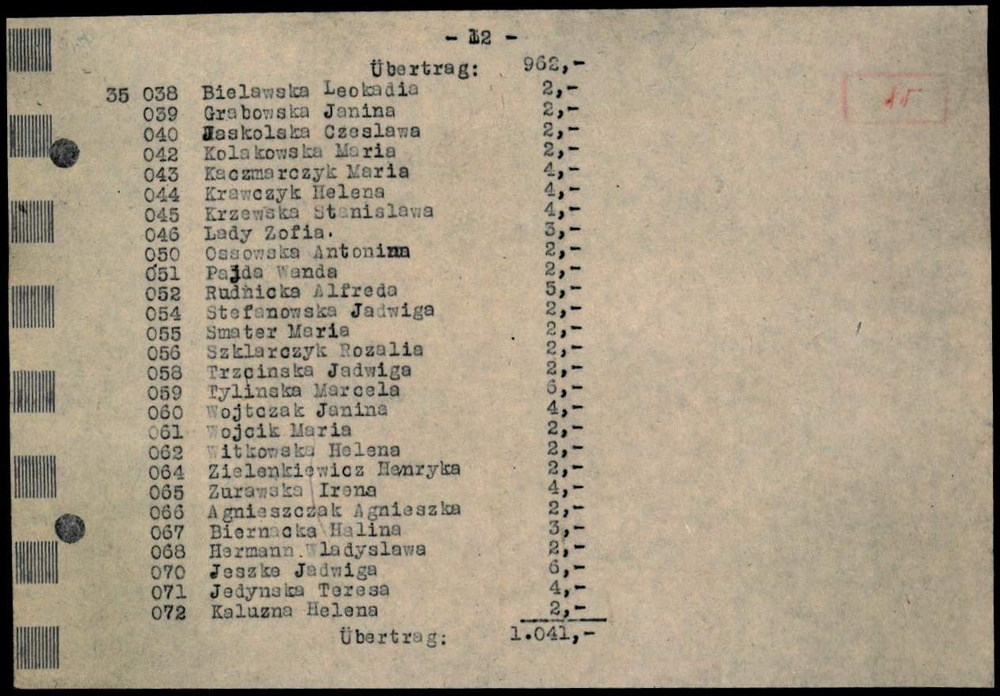
#> input picture api/test_images/0100_5312606_1.jpg, 1000 x 696 px, shrunk from 1264 x 880 before the run
$ python -i find_lines.py   (imports and definitions only)
#> lines starting #> are read from the running program, lines starting #| are printed output that depends on the picture
#> further down, picture is the input picture: shape (696, 1000, 3); mean B, G, R 134.6, 155.8, 168.5
from typing import Text, List
import argparse
from pathlib import Path
import table_annotator.img
import table_annotator.io
import cv2
import numpy as np
import scipy.signal
import textwrap


# [56 lines left out: functions find_line, find_line_single, find_all_lines, not called in this run]


def find_lines(image: np.ndarray) -> List[np.ndarray]:
    window_size = 30
    image_bw = cv2.cvtColor(image, cv2.COLOR_BGR2GRAY)
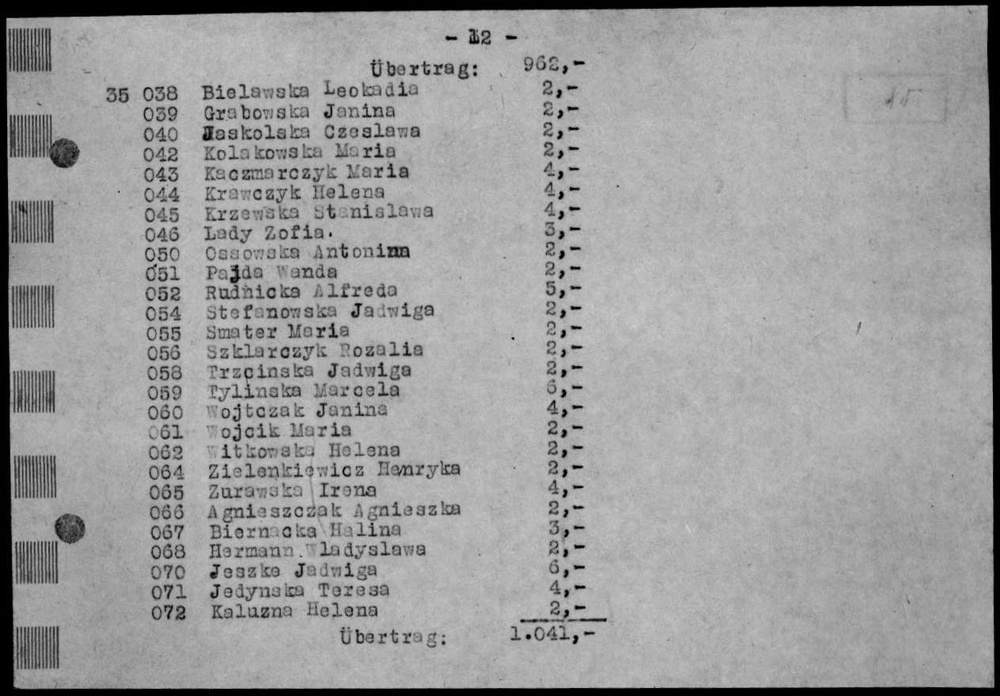
#> image_bw: shape (696, 1000); min 0, max 210, mean 157.2
    image_blurred = cv2.medianBlur(image_bw, 5)
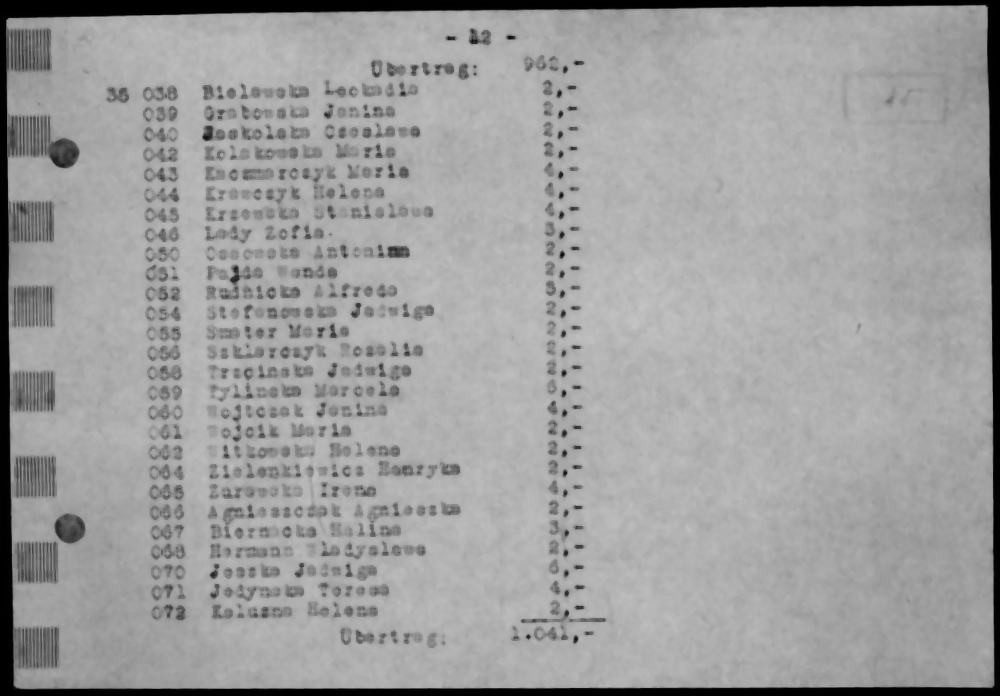
#> image_blurred: shape (696, 1000); min 0, max 197, mean 158.7
    image_inverted = cv2.bitwise_not(image_blurred)
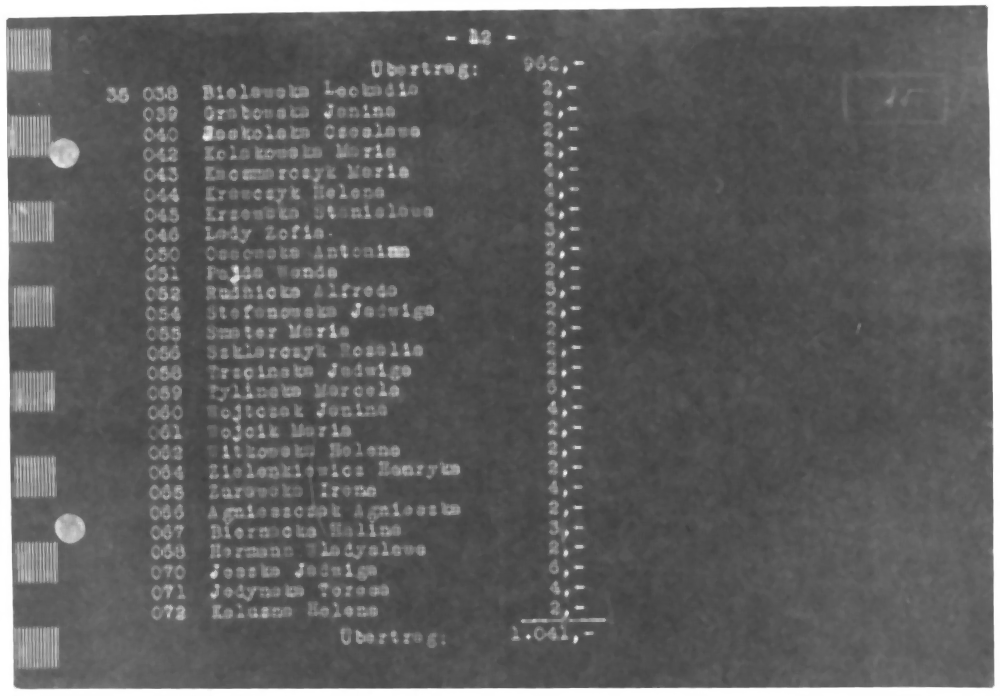
#> image_inverted: shape (696, 1000); min 58, max 255, mean 96.3
    image_squeezed = np.sum(image_inverted, axis=1)
#> image_squeezed = 696 values, max 254532 at index 694, min 82394 at index 341, mean 96277.3
    image_horizontal_squared_diffs = \
        np.sum(np.square(np.diff(image_inverted, axis=1)), axis=1)
#> image_horizontal_squared_diffs = 696 values, max 24845 at index 467, min 54 at index 0, mean 11391.4
    image_squeezed = image_squeezed + image_horizontal_squared_diffs
#> image_squeezed = 696 values, max 254605 at index 694, min 85403 at index 262, mean 107668.7
    gaussian_window = scipy.signal.windows.gaussian(window_size, 5)
    values = np.convolve(image_squeezed, gaussian_window, 'same')
#> values = 696 values, max 2387199.8 at index 7, min 1178210.7 at index 422, mean 1328301.2
    value_diffs = np.diff(values)
#> value_diffs = 695 values, max 220828.1 at index 0, min -175158.2 at index 694, mean 233.9
    diff_signs = np.sign(value_diffs)
#> diff_signs = 695 values, max 1 at index 0, min -1 at index 7, mean -0.0245
    sign_diffs = np.diff(diff_signs)
#> sign_diffs = 694 values, max 2 at index 25, min -2 at index 6, mean -0.00288
    local_maxima = [i for i, sign_diff in enumerate(sign_diffs) if sign_diff == -2]
#> local_maxima = 32 values from 6 to 689
    local_maxima = [local_maximum for local_maximum in local_maxima
                    if local_maximum > 8 and local_maximum + 8 < image.shape[0]]
#> local_maxima = 30 values from 36 to 636

    # [4 lines of commented-out code are left out]

    lines = []
    for local_maximum in local_maxima:
        start = max(local_maximum - 15, 0)
        end = min(local_maximum + 15, image.shape[0])
        lines.append(image[start:end])
#> this loop made 30 passes
#> (local_maximum, start, end) on passes 1 to 12: (36, 21, 51), (66, 51, 81), (91, 76, 106), (113, 98, 128), (133, 118, 148), (151, 136, 166), (172, 157, 187), (195, 180, 210), (212, 197, 227), (232, 217, 247), (251, 236, 266), (272, 257, 287)
#> after the loop, lines = 30 items

    return lines


# [7 lines not run here, left out]

>>> import cv2
>>> picture = cv2.imread('test_images/0100_5312606_1.jpg')
>>> result = find_lines(picture)
#> result = 30 items

$ run again, on api/test_images/test.jpg
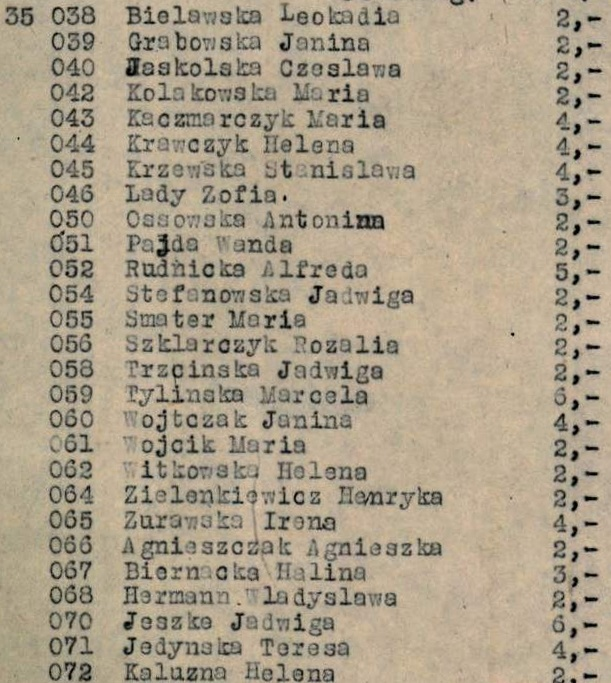
#> input picture api/test_images/test.jpg, 611 x 683 px
#> picture is the input picture: shape (683, 611, 3); mean B, G, R 138, 159.4, 171.7
#> in find_lines, `image_blurred = cv2.medianBlur(image_bw, 5)`:
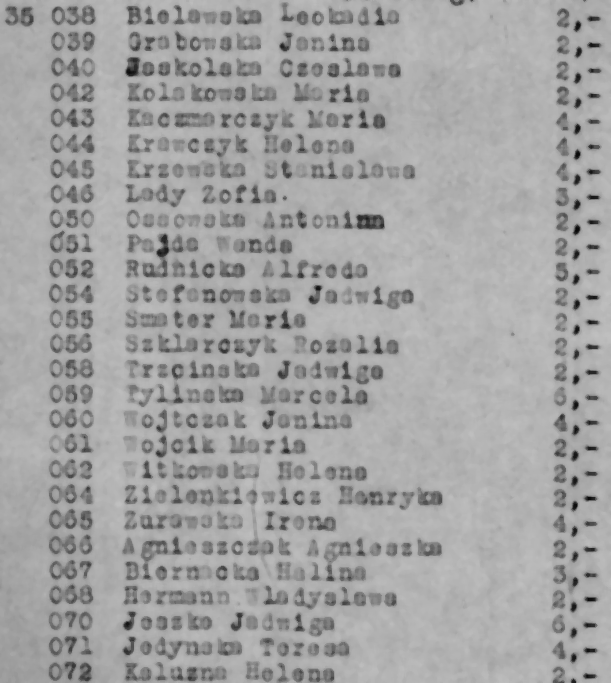
#> image_blurred: shape (683, 611); min 7, max 192, mean 162.9
#> in find_lines, `image_inverted = cv2.bitwise_not(image_blurred)`:
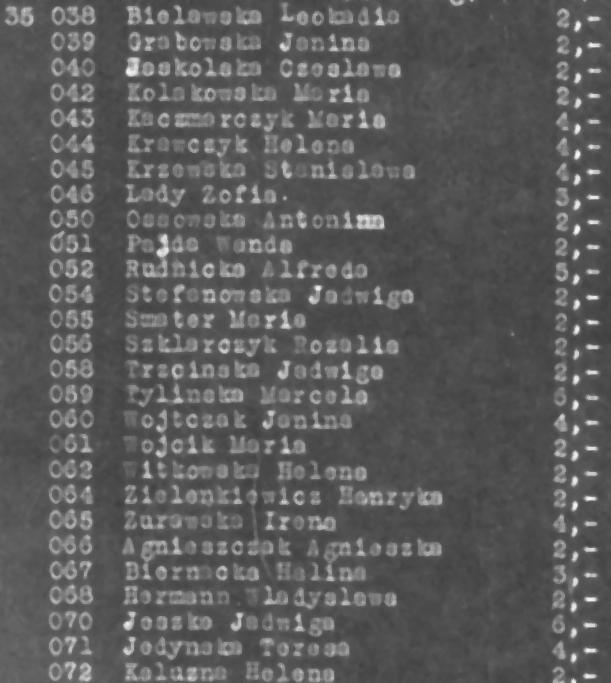
#> image_inverted: shape (683, 611); min 63, max 248, mean 92.1
#> in find_lines, `image_squeezed = np.sum(image_inverted, axis=1)`: image_squeezed = 683 values, max 68943 at index 73, min 48065 at index 309, mean 56253.3
#> image_horizontal_squared_diffs = 683 values, max 23998 at index 21, min 1900 at index 533, mean 11846.6
#> in find_lines, `image_squeezed = image_squeezed + image_horizontal_squared_diffs`: image_squeezed = 683 values, max 91877 at index 21, min 50635 at index 358, mean 68099.9
#> values = 683 values, max 1009391.7 at index 18, min 356793.3 at index 0, mean 846542.8
#> value_diffs = 682 values, max 62752.6 at index 1, min -75489.7 at index 681, mean 265.4
#> diff_signs = 682 values, max 1 at index 0, min -1 at index 18, mean 0.0469
#> sign_diffs = 681 values, max 2 at index 30, min -2 at index 17, mean -0.00294
#> local_maxima = 27 values from 17 to 672
#> the loop in find_lines, `for local_maximum in local_maxima:` made 27 passes
#> (local_maximum, start, end) on passes 1 to 8: (17, 2, 32), (43, 28, 58), (69, 54, 84), (94, 79, 109), (119, 104, 134), (145, 130, 160), (171, 156, 186), (195, 180, 210)
#> after the loop in find_lines, `for local_maximum in local_maxima:`: lines = 27 items
